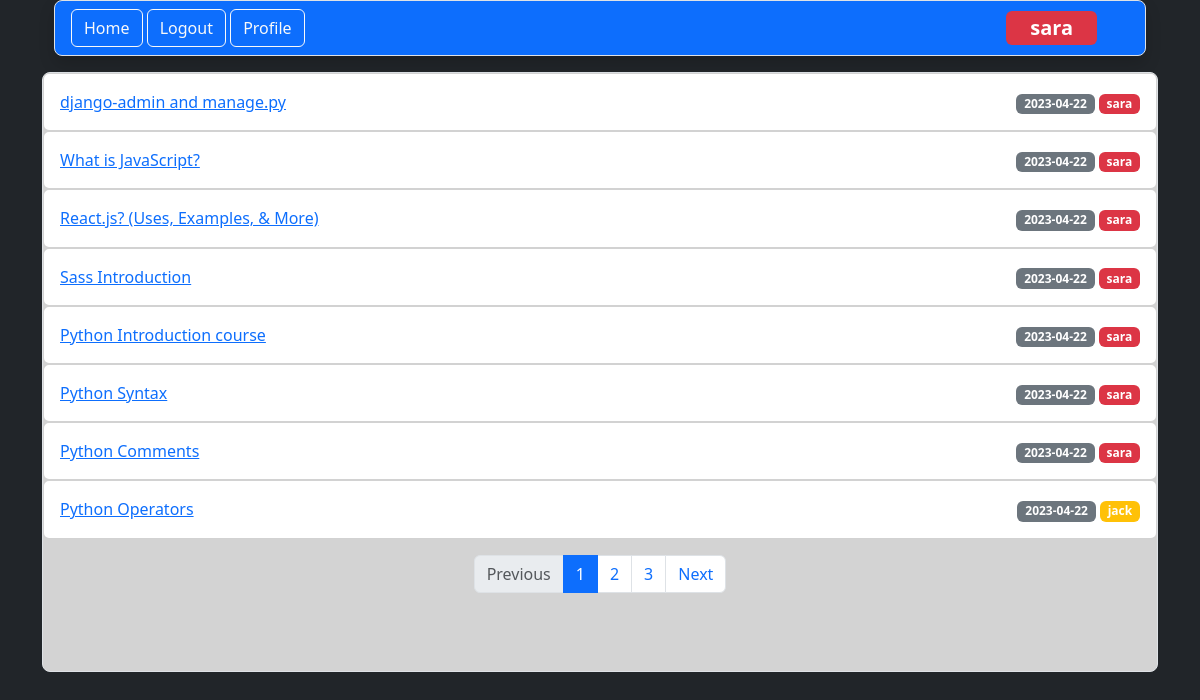
The app's page / (signed in) with its own data.
### main/models.py (models this page shows, shortened)
class User(db.Model,UserMixin):
    id=db.Column(db.Integer,primary_key=True)
    username=db.Column(db.String(20),nullable=False,unique=True)
    email=db.Column(db.String(60),nullable=True,unique=True)
    password=db.Column(db.String(60),nullable=True)
    post=db.relationship('Post',backref='author',lazy=True)

class Post(db.Model):
    id=db.Column(db.Integer,primary_key=True)
    title=db.Column(db.String(255),nullable=False)
    date=db.Column(db.Date,nullable=False,default=datetime.now)
    content=db.Column(db.Text,nullable=False)
    user_id=db.Column(db.Integer,db.ForeignKey('user.id'))

### main/routes.py (the view)
@app.route('/')
def home():
    page=request.args.get('page')
    if page and page.isdigit():
        page=int(page)
    else:
        page=1
    pages=Post.query.order_by(desc('date')).paginate(page=page,per_page=8)
    return render_template('home.html',pages=pages)

### main/models.py (called while the page is built)
@login_manager.user_loader
def load_user(user_id):
    return User.query.get(user_id)

### main/templates/home.html
{% extends 'base.html' %}
{% block content %}
{% for post in pages.items %}
<div class="card">
    <div class="card-body d-flex justify-content-between">
       <a href="{{url_for('post_read', id=post.id)}}">  {{post.title}}</a>
       <div>
       <span class="badge bg-secondary">{{post.date}}</span>
       <span class="badge bg-{% if post.author==current_user %}danger{% else %}warning{% endif %}">{{post.author.username}}</span>
    </div>
    </div>
</div>
{% endfor %}
<div class="d-flex justify-content-center">
<nav aria-label="..." class="mt-3 ">
    <ul class="pagination">
      <li class="page-item {% if not pages.has_prev %} disabled {% endif %}">
        <a class="page-link" href="/?page={{pages.prev_num}}">Previous</a>
      </li>
      {% for page in pages.iter_pages()%}
      <li class="page-item {% if page==pages.page %} active {% endif %}"  aria-current="page">
        <a class="page-link" href="/?page={{page}}">{{page}}</a>
      </li>
      {% endfor %}
      <li class="page-item {% if not pages.has_next %}disabled {% endif %}">
        <a class="page-link" href="/?page={{pages.next_num}}">Next</a>
      </li>
    </ul>
  </nav>
</div>
{% endblock content %}

### main/templates/inc/navbar.html
<div class="container-fluid  ">
    <nav class="navbar  bg-primary  shadow rounded-3  border">
      <div class="ms-3  ">
        <a class="btn btn-outline-light " href="{{url_for('home')}}">Home</a>
        {% if current_user.is_authenticated %}
        <a class="btn btn-outline-light" href="{{url_for('logout')}}">Logout</a>
        <a class="btn btn-outline-light" href="{{url_for('profile')}}">Profile</a>
        {% else %}
        <a class="btn btn-outline-light" href="{{url_for('register')}}">Register</a>
        <a class="btn btn-outline-light" href="{{url_for('login')}}">Login</a>
        {% endif %}
      </div>
      <span class="badge fs-5 mx-5  px-4 bg-danger float-end">{{current_user.username}}</span>
    </nav>
  </div>

### records on screen
User: username "sara"
Post: title "django-admin and manage.py", date "2023-04-22", author.username "sara"
Post: title "What is JavaScript?", date "2023-04-22", author.username "sara"
Post: title "React.js? (Uses, Examples, & More)", date "2023-04-22", author.username "sara"
Post: title "Sass Introduction", date "2023-04-22", author.username "sara"
Post: title "Python Introduction course", date "2023-04-22", author.username "sara"
Post: title "Python Syntax", date "2023-04-22", author.username "sara"
Post: title "Python Comments", date "2023-04-22", author.username "sara"
Post: title "Python Operators", date "2023-04-22", author.username "jack"

### other values on screen
{{ page }} "1" "2" "3"
